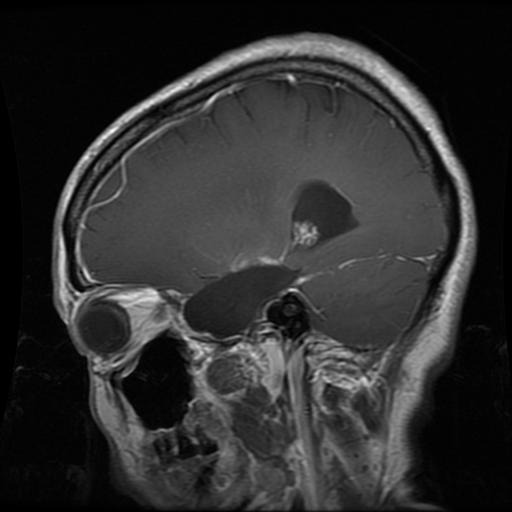
#> input picture Files/Training3/glioma_tumor/gg (101).jpg, 512 x 512 px; its folder holds only this picture in this run
$ jupyter execute --allow-errors brain_code.ipynb   (older library calls are emulated)
#> lines starting #> are read from the running program, lines starting #| are printed output that depends on the picture
[cell 1]
import cv2
from matplotlib import pyplot as plt

import numpy as np
import glob
import os
import keras
from keras.layers import Convolution2D,MaxPooling2D,BatchNormalization,Flatten,Dense,Dropout
from keras.models import Sequential
os.environ['KERAS_BACKEND']='tensorflow'

path='/content/drive/MyDrive/Training3/*'
train_images = []
train_labels = []
count=0
SIZE=128
for directory_path in glob.glob(path):
    label = directory_path.split("\\")[-1]
    print(label)
    for img_path in glob.glob(os.path.join(directory_path, "*.jpg")):
        print(img_path)
        print(count)
        count+=1
        img = cv2.imread(img_path)
#> img is the input picture: shape (512, 512, 3); min 0, max 253, mean 46.5
        img=cv2.resize(img,(SIZE,SIZE))
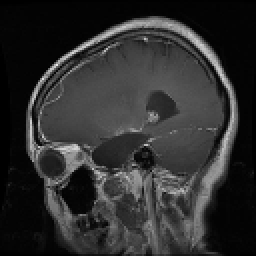
#> img: shape (128, 128, 3) (shown 2 times larger); min 0, max 235, mean 46.7
        train_images.append(img)
        train_labels.append(label)
#> pass 2 of the loop `for directory_path in glob.glob(path):`:
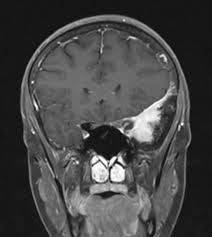
#> input picture Files/Training3/meningioma_tumor/image(102).jpg, 212 x 237 px
#> img is the input picture: shape (237, 212, 3); min 2, max 255, mean 71
#> `img=cv2.resize(img,(SIZE,SIZE))`:
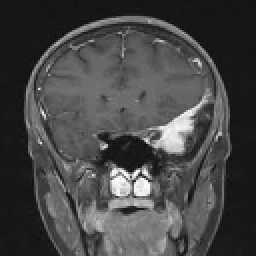
#> img: shape (128, 128, 3) (shown 2 times larger); min 10, max 253, mean 70.9

train_images=np.array(train_images)
train_labels=np.array(train_labels)

from sklearn import preprocessing
le = preprocessing.LabelEncoder()
le.fit(train_labels)
train_labels_encoded = le.transform(train_labels)
